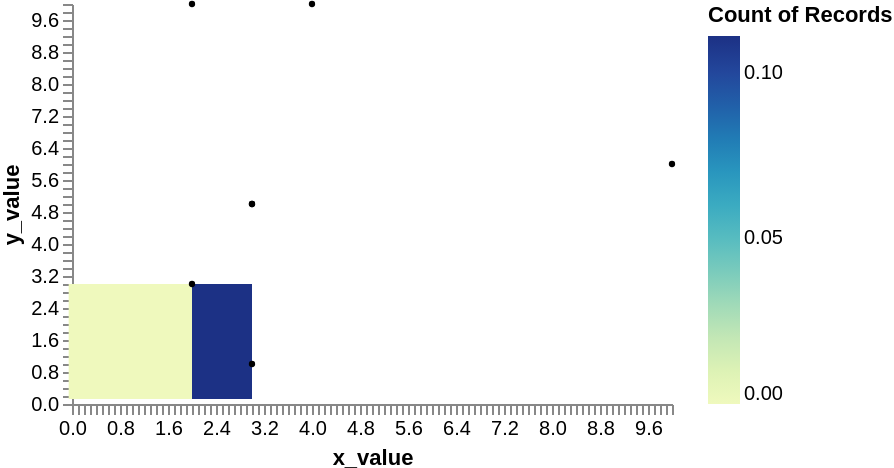

Express this chart as Vega-Lite.
### Vega specification from a JSON file in a GitHub repository (floating-point values rounded to 4 significant figures)
{"$schema": "https://vega.github.io/schema/vega/v5.json", "width": 300, "height": 200, "data": [{"name": "points", "values": [{"x_value": 2, "y_value": 10}, {"x_value": 3, "y_value": 5}, {"x_value": 3, "y_value": 5}, {"x_value": 10, "y_value": 6}, {"x_value": 2, "y_value": 3}, {"x_value": 4, "y_value": 10}, {"x_value": 3, "y_value": 1}]}, {"name": "source_0", "values": [{"x_start": -0.05556, "x_end": 3, "y_start": 0.125, "y_end": 3, "__count": 0.0}, {"x_start": 2, "x_end": 3, "y_start": 0.125, "y_end": 3, "__count": 0.1111}], "format": {"type": "json"}}], "marks": [{"name": "marks", "type": "rect", "style": ["rect"], "from": {"data": "source_0"}, "encode": {"update": {"fill": {"scale": "color", "field": "__count"}, "x2": {"scale": "x", "field": "x_start"}, "x": {"scale": "x", "field": "x_end"}, "y2": {"scale": "y", "field": "y_start"}, "y": {"scale": "y", "field": "y_end"}}}}, {"type": "symbol", "from": {"data": "points"}, "encode": {"enter": {"fillOpacity": {"value": 1}, "fill": {"value": "black"}}, "update": {"x": {"scale": "x", "field": "x_value"}, "y": {"scale": "y", "field": "y_value"}, "size": {"value": 10}}}}], "scales": [{"name": "x", "type": "linear", "domain": {"data": "points", "field": "x_value"}, "range": [0, {"signal": "width"}]}, {"name": "y", "type": "linear", "domain": {"data": "points", "field": "y_value"}, "range": [{"signal": "height"}, 0]}, {"name": "color", "type": "linear", "domain": {"data": "source_0", "field": "__count"}, "range": "heatmap", "interpolate": "hcl", "zero": false}], "axes": [{"scale": "x", "orient": "bottom", "title": "x_value", "labelOverlap": true, "tickCount": {"signal": "ceil(width/3)"}}, {"scale": "y", "orient": "left", "title": "y_value", "labelOverlap": true, "tickCount": {"signal": "ceil(height/3)"}}], "legends": [{"fill": "color", "gradientLength": {"signal": "height - 16"}, "title": "Count of Records"}]}
